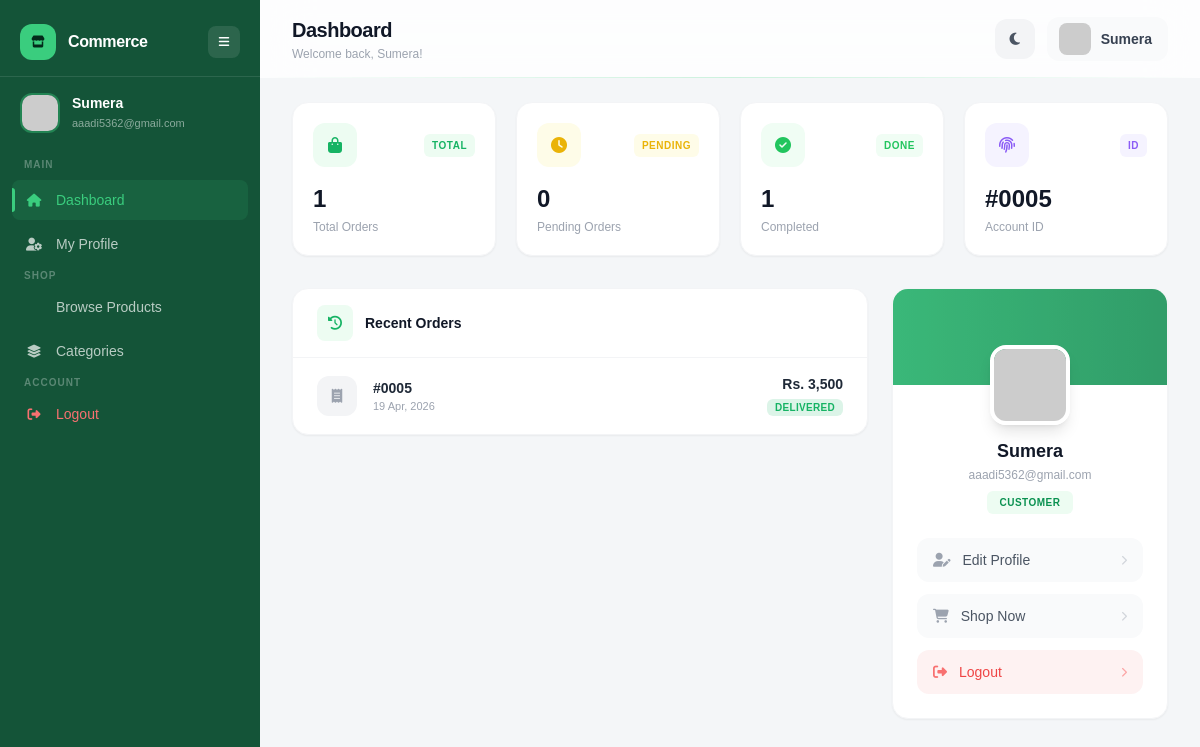
Screenshot of /user/user_dashboard.php (signed in) with the database file from the repository.
### tables this page shows
CREATE TABLE `users` (
  `id` int(11) NOT NULL,
  `name` varchar(100) DEFAULT NULL,
  `email` varchar(100) DEFAULT NULL,
  `password` varchar(255) DEFAULT NULL,
  `image` varchar(255) DEFAULT NULL,
  `phone` varchar(20) DEFAULT NULL,
  `address` text DEFAULT NULL,
  `role` enum('user','admin') DEFAULT 'user',
  `created_at` timestamp NOT NULL DEFAULT current_timestamp()
);

CREATE TABLE `orders` (
  `id` int(11) NOT NULL,
  `order_id` varchar(50) NOT NULL,
  `user_id` int(11) NOT NULL,
  `total_amount` decimal(10,2) NOT NULL,
  `shipping_name` varchar(100) NOT NULL,
  `shipping_phone` varchar(20) NOT NULL,
  `shipping_address` text NOT NULL,
  `shipping_city` varchar(100) NOT NULL,
  `payment_method` varchar(50) NOT NULL DEFAULT 'cod',
  `status` enum('pending','confirmed','shipped','delivered','cancelled') NOT NULL DEFAULT 'pending',
  `created_at` timestamp NOT NULL DEFAULT current_timestamp(),
  `updated_at` datetime DEFAULT NULL
);

### user/user_dashboard.php (the view, shortened to what this page needs)
<?php
include("../backend/config/db.php");
 $uid = $_SESSION['user_id'];
 $stmt = $conn->prepare("SELECT * FROM users WHERE id = ?");
 $stmt->bind_param("i", $uid);
 $stmt->execute();
 $result = $stmt->get_result();
 $user = mysqli_fetch_assoc($result);
 $user_name  = $user['name'] ?? $_SESSION['user_name'] ?? 'User';
 $user_email = $user['email'] ?? '';
 $user_image = 'https://ui-avatars.com/api/?name=' . urlencode($user_name) . '&background=16b364&color=fff&bold=true&size=128';
 $total_orders = 0;
 $pending_orders = 0;
 $completed_orders = 0;
 $recent_orders = [];
 $check = $conn->query("SHOW TABLES LIKE 'orders'");
if ($check->num_rows > 0) {
    $oStmt = $conn->prepare("SELECT status, COUNT(*) as cnt FROM orders WHERE user_id = ? GROUP BY status");
    $oStmt->bind_param("i", $uid);
    $oStmt->execute();
    $oResult = $oStmt->get_result();
    while ($row = $oResult->fetch_assoc()) {
        $total_orders += $row['cnt'];
        $st = strtolower($row['status']);
        if (in_array($st, ['completed','delivered'])) $completed_orders = $row['cnt'];
    }
    $rStmt = $conn->prepare("SELECT * FROM orders WHERE user_id = ? ORDER BY id DESC LIMIT 5");
    $rStmt->bind_param("i", $uid);
    $rStmt->execute();
    $rResult = $rStmt->get_result();
    while ($r = $rResult->fetch_assoc()) {
        $recent_orders[] = $r;
    }
}
?>
<!DOCTYPE html>
<html lang="en">
<head>
<script src="https://cdn.tailwindcss.com"></script>
<link rel="stylesheet" href="https://cdnjs.cloudflare.com/ajax/libs/font-awesome/6.5.0/css/all.min.css">
</head>
<body class="bg-[#f4f6f8] dark:bg-[#0a0f0d] transition-colors duration-500 min-h-screen">
<aside id="sidebar" class="sidebar-glass fixed left-0 top-0 h-full w-[260px] text-white z-50 transition-all duration-300 flex flex-col">
  <div class="flex items-center justify-between px-5 pt-6 pb-4">
    <div class="flex items-center gap-3">
      <div class="w-9 h-9 rounded-xl bg-brand-400 flex items-center justify-center text-brand-950 font-extrabold text-sm shrink-0">
        <i class="fa-solid fa-store text-xs"></i>
      </div>
      <span class="sidebar-logo-text font-bold text-base tracking-tight transition-all duration-300">Commerce</span>
    </div>
    <button onclick="toggleSidebar()" class="w-8 h-8 rounded-lg bg-white/10 hover:bg-white/20 flex items-center justify-center transition text-sm">
      <i class="fa-solid fa-bars text-xs"></i>
    </button>
  </div>
  <div class="px-5 py-4 flex items-center gap-3 border-t border-white/10">
    <img src="<?= $user_image ?>" class="w-10 h-10 rounded-xl object-cover border-2 border-brand-400/40 shrink-0">
    <div class="sidebar-text transition-all duration-300">
      <p class="text-sm font-semibold leading-tight"><?= htmlspecialchars($user_name) ?></p>
      <p class="text-[11px] text-white/50 mt-0.5"><?= htmlspecialchars($user_email) ?></p>
    </div>
  </div>
  <nav class="flex-1 mt-2 px-3 space-y-1 overflow-y-auto">
    <p class="sidebar-text text-[10px] uppercase tracking-widest text-white/30 font-semibold px-3 mb-2 transition-all duration-300">Main</p>
    <a href="user_dashboard.php" class="nav-link active flex items-center gap-3 px-3 py-2.5 rounded-lg text-sm font-medium">
      <i class="fa-solid fa-house w-5 text-center text-[13px]"></i>
      <span class="sidebar-text transition-all duration-300">Dashboard</span>
    </a>
    <a href="#" class="nav-link flex items-center gap-3 px-3 py-2.5 rounded-lg text-sm font-medium text-white/70 hover:text-white">
      <i class="fa-solid fa-user-gear w-5 text-center text-[13px]"></i>
      <span class="sidebar-text transition-all duration-300">My Profile</span>
    </a>
    <p class="sidebar-text text-[10px] uppercase tracking-widest text-white/30 font-semibold px-3 mt-5 mb-2 transition-all duration-300">Shop</p>
    <a href="../frontend/" class="nav-link flex items-center gap-3 px-3 py-2.5 rounded-lg text-sm font-medium text-white/70 hover:text-white">
      <span class="sidebar-text transition-all duration-300">Browse Products</span>
    </a>
    <a href="../frontend/category_products.php" class="nav-link flex items-center gap-3 px-3 py-2.5 rounded-lg text-sm font-medium text-white/70 hover:text-white">
      <i class="fa-solid fa-layer-group w-5 text-center text-[13px]"></i>
      <span class="sidebar-text transition-all duration-300">Categories</span>
    </a>
    <p class="sidebar-text text-[10px] uppercase tracking-widest text-white/30 font-semibold px-3 mt-5 mb-2 transition-all duration-300">Account</p>
    <a href="logout.php" class="nav-link flex items-center gap-3 px-3 py-2.5 rounded-lg text-sm font-medium text-red-400 hover:text-red-300 hover:bg-red-500/10">
      <i class="fa-solid fa-right-from-bracket w-5 text-center text-[13px]"></i>
      <span class="sidebar-text transition-all duration-300">Logout</span>
    </a>
  </nav>
</aside>
<main id="main" class="ml-[260px] min-h-screen transition-all duration-300">
  <header class="topbar-line sticky top-0 z-40 bg-white/80 dark:bg-[#0d1410]/80 backdrop-blur-xl px-8 py-4 flex justify-between items-center">
    <div>
      <h1 class="text-xl font-bold text-gray-900 dark:text-white tracking-tight">Dashboard</h1>
      <p class="text-xs text-gray-400 mt-0.5">Welcome back, <?= htmlspecialchars($user_name) ?>!</p>
    </div>
    <div class="flex items-center gap-3">
      <button onclick="toggleDark()" id="darkBtn" class="w-10 h-10 rounded-xl bg-gray-100 dark:bg-white/5 hover:bg-gray-200 dark:hover:bg-white/10 flex items-center justify-center transition text-gray-600 dark:text-white/70">
        <i class="fa-solid fa-moon text-sm"></i>
      </button>
      <div class="flex items-center gap-2.5 pl-3 pr-4 py-1.5 rounded-xl bg-gray-50 dark:bg-white/5">
        <img src="<?= $user_image ?>" class="w-8 h-8 rounded-lg object-cover">
        <span class="text-sm font-semibold text-gray-700 dark:text-white hidden sm:block"><?= htmlspecialchars($user_name) ?></span>
      </div>
    </div>
  </header>
  <div class="px-8 py-6">
    <div class="grid grid-cols-1 sm:grid-cols-2 lg:grid-cols-4 gap-5 mb-8">
      <div class="stat-card bg-white dark:bg-[#131a16] rounded-2xl border border-gray-100 dark:border-white/5 shadow-sm p-5 fade-up">
        <div class="flex items-center justify-between mb-4">
          <div class="w-11 h-11 rounded-xl bg-brand-50 dark:bg-brand-950 flex items-center justify-center">
            <i class="fa-solid fa-bag-shopping text-brand-500"></i>
          </div>
          <span class="text-[10px] font-bold uppercase tracking-wider text-brand-500 bg-brand-50 dark:bg-brand-950 px-2 py-1 rounded-md">Total</span>
        </div>
        <p class="text-2xl font-extrabold text-gray-900 dark:text-white"><?= $total_orders ?></p>
        <p class="text-xs text-gray-400 mt-1">Total Orders</p>
      </div>
      <div class="stat-card bg-white dark:bg-[#131a16] rounded-2xl border border-gray-100 dark:border-white/5 shadow-sm p-5 fade-up" style="animation-delay:0.05s">
        <div class="flex items-center justify-between mb-4">
          <div class="w-11 h-11 rounded-xl bg-yellow-50 dark:bg-yellow-950 flex items-center justify-center">
            <i class="fa-solid fa-clock text-yellow-500"></i>
          </div>
          <span class="text-[10px] font-bold uppercase tracking-wider text-yellow-500 bg-yellow-50 dark:bg-yellow-950 px-2 py-1 rounded-md">Pending</span>
        </div>
        <p class="text-2xl font-extrabold text-gray-900 dark:text-white"><?= $pending_orders ?></p>
        <p class="text-xs text-gray-400 mt-1">Pending Orders</p>
      </div>
      <div class="stat-card bg-white dark:bg-[#131a16] rounded-2xl border border-gray-100 dark:border-white/5 shadow-sm p-5 fade-up" style="animation-delay:0.1s">
        <div class="flex items-center justify-between mb-4">
          <div class="w-11 h-11 rounded-xl bg-green-50 dark:bg-green-950 flex items-center justify-center">
            <i class="fa-solid fa-circle-check text-green-500"></i>
          </div>
          <span class="text-[10px] font-bold uppercase tracking-wider text-green-500 bg-green-50 dark:bg-green-950 px-2 py-1 rounded-md">Done</span>
        </div>
        <p class="text-2xl font-extrabold text-gray-900 dark:text-white"><?= $completed_orders ?></p>
        <p class="text-xs text-gray-400 mt-1">Completed</p>
      </div>
      <div class="stat-card bg-white dark:bg-[#131a16] rounded-2xl border border-gray-100 dark:border-white/5 shadow-sm p-5 fade-up" style="animation-delay:0.15s">
        <div class="flex items-center justify-between mb-4">
          <div class="w-11 h-11 rounded-xl bg-violet-50 dark:bg-violet-950 flex items-center justify-center">
            <i class="fa-solid fa-fingerprint text-violet-500"></i>
          </div>
          <span class="text-[10px] font-bold uppercase tracking-wider text-violet-500 bg-violet-50 dark:bg-violet-950 px-2 py-1 rounded-md">ID</span>
        </div>
        <p class="text-2xl font-extrabold text-gray-900 dark:text-white">#<?= str_pad($uid, 4, '0', STR_PAD_LEFT) ?></p>
        <p class="text-xs text-gray-400 mt-1">Account ID</p>
      </div>
    </div>
    <div class="grid grid-cols-1 lg:grid-cols-3 gap-6">
      <div class="lg:col-span-2 fade-up" style="animation-delay:0.2s">
        <div class="bg-white dark:bg-[#131a16] rounded-2xl border border-gray-100 dark:border-white/5 shadow-sm overflow-hidden">
          <div class="px-6 py-4 border-b border-gray-100 dark:border-white/5 flex items-center justify-between">
            <div class="flex items-center gap-3">
              <div class="w-9 h-9 rounded-lg bg-brand-50 dark:bg-brand-950 flex items-center justify-center">
                <i class="fa-solid fa-clock-rotate-left text-brand-500 text-sm"></i>
              </div>
              <h3 class="text-sm font-bold text-gray-900 dark:text-white">Recent Orders</h3>
            </div>
          </div>
          <div class="divide-y divide-gray-50 dark:divide-white/5">
            <?php if (empty($recent_orders)) { ?>
            <div class="px-6 py-12 text-center">
              <div class="w-16 h-16 rounded-2xl bg-gray-100 dark:bg-white/5 flex items-center justify-center mx-auto mb-4">
                <i class="fa-solid fa-bag-shopping text-gray-300 text-2xl"></i>
              </div>
              <p class="text-sm font-semibold text-gray-400">No orders yet</p>
              <p class="text-xs text-gray-300 mt-1">Start shopping to see your orders here</p>
              <a href="../frontend/" class="inline-flex items-center gap-2 text-xs font-semibold text-brand-600 hover:text-brand-700 mt-4 transition">
                <i class="fa-solid fa-arrow-right text-[10px]"></i> Browse Products
              </a>
            </div>
            <?php } else { ?>
              <?php foreach ($recent_orders as $order) {
                $status = strtolower($order['status'] ?? 'pending');
                $statusClass = 'status-pending';
                if (in_array($status, ['completed','delivered'])) $statusClass = 'status-delivered';
              ?>
              <div class="order-row px-6 py-4 flex items-center justify-between">
                <div class="flex items-center gap-4">
                  <div class="w-10 h-10 rounded-xl bg-gray-100 dark:bg-white/5 flex items-center justify-center">
                    <i class="fa-solid fa-receipt text-gray-400 text-sm"></i>
                  </div>
                  <div>
                    <p class="text-sm font-semibold text-gray-800 dark:text-white">#<?= str_pad($order['id'], 4, '0', STR_PAD_LEFT) ?></p>
                    <p class="text-[11px] text-gray-400"><?= date('d M, Y', strtotime($order['created_at'] ?? 'now')) ?></p>
                  </div>
                </div>
                <div class="text-right">
                  <p class="text-sm font-bold text-gray-800 dark:text-white">Rs. <?= number_format($order['total_amount'] ?? 0) ?></p>
                  <span class="status-badge <?= $statusClass ?>"><?= ucfirst($status) ?></span>
                </div>
              </div>
              <?php } ?>
            <?php } ?>
          </div>
        </div>
      </div>
      <div class="fade-up" style="animation-delay:0.25s">
        <div class="bg-white dark:bg-[#131a16] rounded-2xl border border-gray-100 dark:border-white/5 shadow-sm overflow-hidden">
          <div class="h-24 bg-gradient-to-r from-brand-500 to-brand-600 relative">
            <div class="absolute inset-0 bg-[url('https://picsum.photos/seed/user-cover/800/300')] bg-cover bg-center opacity-20"></div>
          </div>
          <div class="px-6 pb-6 -mt-10 relative z-10 text-center">
            <img src="<?= $user_image ?>" class="w-20 h-20 rounded-2xl object-cover border-4 border-white dark:border-[#131a16] shadow-lg mx-auto">
            <h3 class="text-lg font-extrabold text-gray-900 dark:text-white mt-3"><?= htmlspecialchars($user_name) ?></h3>
            <p class="text-xs text-gray-400 mt-0.5"><?= htmlspecialchars($user_email) ?></p>
            <span class="inline-block mt-2 text-[10px] font-bold uppercase tracking-wider text-brand-600 bg-brand-50 dark:bg-brand-950 px-3 py-1 rounded-md">Customer</span>
          </div>
          <div class="px-6 pb-6 space-y-3">
            <a href="profile.php" class="flex items-center gap-3 px-4 py-3 rounded-xl bg-gray-50 dark:bg-white/5 hover:bg-brand-50 dark:hover:bg-brand-950 transition group">
              <i class="fa-solid fa-user-pen text-gray-400 group-hover:text-brand-500 text-sm transition"></i>
              <span class="text-sm font-medium text-gray-600 dark:text-white/70 group-hover:text-brand-600 dark:group-hover:text-brand-400 transition">Edit Profile</span>
              <i class="fa-solid fa-chevron-right text-[10px] text-gray-300 ml-auto"></i>
            </a>
            <a href="../frontend/" class="flex items-center gap-3 px-4 py-3 rounded-xl bg-gray-50 dark:bg-white/5 hover:bg-brand-50 dark:hover:bg-brand-950 transition group">
              <i class="fa-solid fa-cart-shopping text-gray-400 group-hover:text-brand-500 text-sm transition"></i>
              <span class="text-sm font-medium text-gray-600 dark:text-white/70 group-hover:text-brand-600 dark:group-hover:text-brand-400 transition">Shop Now</span>
              <i class="fa-solid fa-chevron-right text-[10px] text-gray-300 ml-auto"></i>
            </a>
            <a href="logout.php" class="flex items-center gap-3 px-4 py-3 rounded-xl bg-red-50 dark:bg-red-950 hover:bg-red-100 dark:hover:bg-red-900 transition group">
              <i class="fa-solid fa-right-from-bracket text-red-400 text-sm"></i>
              <span class="text-sm font-medium text-red-500">Logout</span>
              <i class="fa-solid fa-chevron-right text-[10px] text-red-300 ml-auto"></i>
            </a>
          </div>
        </div>
      </div>
    </div>
  </div>
</main>
</body>
</html>

### rows the page displays
users: name "Sumera", email "aaadi5362@gmail.com"
orders: id "0005", created_at "19 Apr, 2026", total_amount "3,500", status "DELIVERED"

### other values shown
$total_orders "1"
$pending_orders "0"
$completed_orders "1"
str_pad($uid, 4, '0', STR_PAD_LEFT) "0005"
